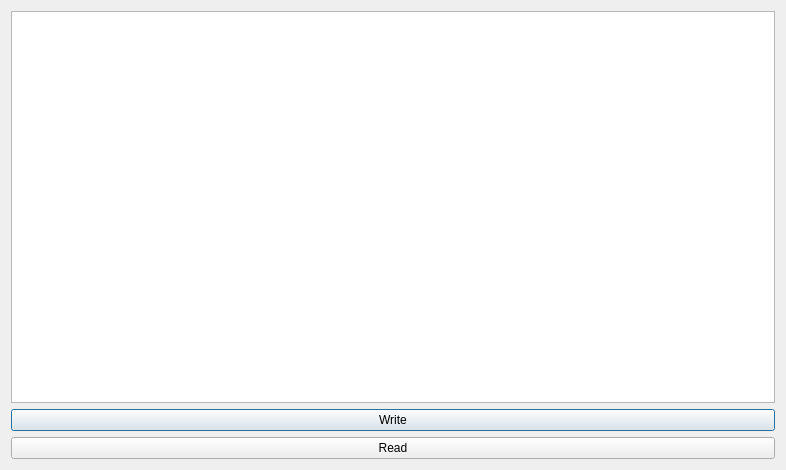
<?xml version="1.0" encoding="UTF-8"?>
<ui version="4.0">
 <class>Secwdw2</class>
 <widget class="QDialog" name="Secwdw2">
  <property name="geometry">
   <rect>
    <x>0</x>
    <y>0</y>
    <width>786</width>
    <height>470</height>
   </rect>
  </property>
  <property name="windowTitle">
   <string>Dialog</string>
  </property>
  <layout class="QVBoxLayout" name="verticalLayout">
   <item>
    <widget class="QPlainTextEdit" name="plainTextEdit"/>
   </item>
   <item>
    <widget class="QPushButton" name="pushButton_2">
     <property name="text">
      <string>Write</string>
     </property>
    </widget>
   </item>
   <item>
    <widget class="QPushButton" name="pushButton">
     <property name="text">
      <string>Read</string>
     </property>
    </widget>
   </item>
   <item>
    <layout class="QHBoxLayout" name="Horizontal"/>
   </item>
  </layout>
 </widget>
 <resources/>
 <connections/>
</ui>
